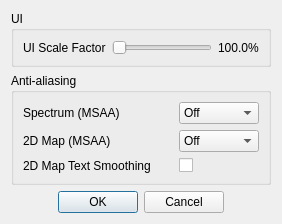
<?xml version="1.0" encoding="UTF-8"?>
<ui version="4.0">
 <class>GraphicsDialog</class>
 <widget class="QDialog" name="GraphicsDialog">
  <property name="geometry">
   <rect>
    <x>0</x>
    <y>0</y>
    <width>282</width>
    <height>218</height>
   </rect>
  </property>
  <property name="font">
   <font>
    <family>Liberation Sans</family>
    <pointsize>9</pointsize>
   </font>
  </property>
  <property name="windowTitle">
   <string>Graphics settings</string>
  </property>
  <layout class="QVBoxLayout" name="verticalLayout">
   <item>
    <widget class="QGroupBox" name="groupBox">
     <property name="title">
      <string>UI</string>
     </property>
     <layout class="QGridLayout" name="gridLayout">
      <item row="0" column="2">
       <widget class="QLabel" name="uiScaleFactorText">
        <property name="text">
         <string>100.0%</string>
        </property>
       </widget>
      </item>
      <item row="0" column="0">
       <widget class="QLabel" name="uiScaleFactorLabel">
        <property name="text">
         <string>UI Scale Factor</string>
        </property>
       </widget>
      </item>
      <item row="0" column="1">
       <widget class="QSlider" name="uiScaleFactor">
        <property name="toolTip">
         <string>UI scale factor. Set &gt;100% for high DPI displays. Requires restarting SDRangel to apply</string>
        </property>
        <property name="minimum">
         <number>100</number>
        </property>
        <property name="maximum">
         <number>300</number>
        </property>
        <property name="orientation">
         <enum>Qt::Horizontal</enum>
        </property>
       </widget>
      </item>
     </layout>
    </widget>
   </item>
   <item>
    <layout class="QFormLayout" name="formLayout">
     <item row="0" column="0">
      <widget class="QGroupBox" name="antialiasingGroup">
       <property name="title">
        <string>Anti-aliasing</string>
       </property>
       <layout class="QFormLayout" name="formLayout_2">
        <item row="0" column="0">
         <widget class="QLabel" name="multisamplingLabel">
          <property name="minimumSize">
           <size>
            <width>150</width>
            <height>0</height>
           </size>
          </property>
          <property name="text">
           <string>Spectrum (MSAA)</string>
          </property>
         </widget>
        </item>
        <item row="0" column="1">
         <widget class="QComboBox" name="multisampling">
          <property name="minimumSize">
           <size>
            <width>80</width>
            <height>0</height>
           </size>
          </property>
          <property name="toolTip">
           <string>Number of samples to use for mulitsampling anti-aliasing (MSAA) for spectrums

Requires windows to be reopened to take effect</string>
          </property>
          <item>
           <property name="text">
            <string>Off</string>
           </property>
          </item>
          <item>
           <property name="text">
            <string>2</string>
           </property>
          </item>
          <item>
           <property name="text">
            <string>4</string>
           </property>
          </item>
          <item>
           <property name="text">
            <string>8</string>
           </property>
          </item>
          <item>
           <property name="text">
            <string>16</string>
           </property>
          </item>
         </widget>
        </item>
        <item row="1" column="0">
         <widget class="QLabel" name="mapMultisamplingLabel">
          <property name="toolTip">
           <string>Number of samples to use for mulitsampling anti-aliasing (MSAA) for 2D maps

Requires windows to be reopened to take effect</string>
          </property>
          <property name="text">
           <string>2D Map (MSAA)</string>
          </property>
         </widget>
        </item>
        <item row="1" column="1">
         <widget class="QComboBox" name="mapMultisampling">
          <property name="toolTip">
           <string>Number of samples to use for mulitsampling anti-aliasing (MSAA) for 2D Map

Requires windows to be reopened to take effect</string>
          </property>
          <item>
           <property name="text">
            <string>Off</string>
           </property>
          </item>
          <item>
           <property name="text">
            <string>2</string>
           </property>
          </item>
          <item>
           <property name="text">
            <string>4</string>
           </property>
          </item>
          <item>
           <property name="text">
            <string>8</string>
           </property>
          </item>
          <item>
           <property name="text">
            <string>16</string>
           </property>
          </item>
         </widget>
        </item>
        <item row="2" column="1">
         <widget class="QCheckBox" name="mapSmoothing">
          <property name="toolTip">
           <string>Whether smoothing should be enabled for text on 2D maps</string>
          </property>
          <property name="text">
           <string/>
          </property>
         </widget>
        </item>
        <item row="2" column="0">
         <widget class="QLabel" name="mapSmoothingLabel">
          <property name="text">
           <string>2D Map Text Smoothing</string>
          </property>
         </widget>
        </item>
       </layout>
      </widget>
     </item>
    </layout>
   </item>
   <item>
    <widget class="QDialogButtonBox" name="buttonBox">
     <property name="orientation">
      <enum>Qt::Horizontal</enum>
     </property>
     <property name="standardButtons">
      <set>QDialogButtonBox::Cancel|QDialogButtonBox::Ok</set>
     </property>
     <property name="centerButtons">
      <bool>true</bool>
     </property>
    </widget>
   </item>
  </layout>
 </widget>
 <tabstops>
  <tabstop>uiScaleFactor</tabstop>
  <tabstop>multisampling</tabstop>
  <tabstop>mapMultisampling</tabstop>
  <tabstop>mapSmoothing</tabstop>
 </tabstops>
 <resources>
  <include location="../resources/res.qrc"/>
 </resources>
 <connections>
  <connection>
   <sender>buttonBox</sender>
   <signal>accepted()</signal>
   <receiver>GraphicsDialog</receiver>
   <slot>accept()</slot>
   <hints>
    <hint type="sourcelabel">
     <x>257</x>
     <y>194</y>
    </hint>
    <hint type="destinationlabel">
     <x>157</x>
     <y>203</y>
    </hint>
   </hints>
  </connection>
  <connection>
   <sender>buttonBox</sender>
   <signal>rejected()</signal>
   <receiver>GraphicsDialog</receiver>
   <slot>reject()</slot>
   <hints>
    <hint type="sourcelabel">
     <x>314</x>
     <y>194</y>
    </hint>
    <hint type="destinationlabel">
     <x>286</x>
     <y>203</y>
    </hint>
   </hints>
  </connection>
 </connections>
</ui>
